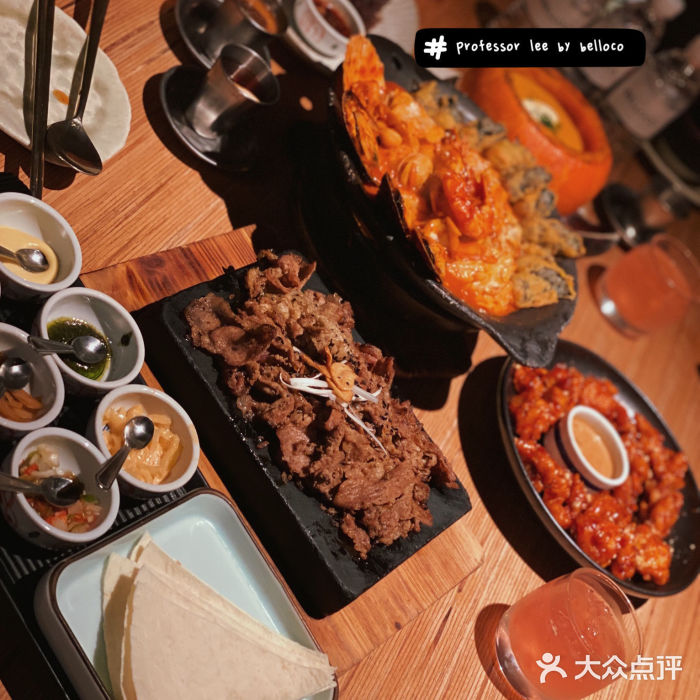
#> input picture python/test/1.jpg, 700 x 700 px
$ python PictureProcessing.py
#> lines starting #> are read from the running program, lines starting #| are printed output that depends on the picture
import cv2
import numpy

src = cv2.imread('1.jpg')
#> src is the input picture: shape (700, 700, 3); mean B, G, R 55.9, 78.9, 125.1
mask = cv2.imread('1.jpg')
save = numpy.zeros(src.shape, numpy.uint8) #创建一张空图像用于保存

for row in range(src.shape[0]):
    for col in range(src.shape[1]):
        for channel in range(src.shape[2]):
            if mask[row, col, channel] == 0:
                val = 0
            else:
                reverse_val = 255 - src[row, col, channel]
                val = 255 - reverse_val * 256 / mask[row, col, channel]
                if val < 0: val = 0

            save[row, col, channel] = val
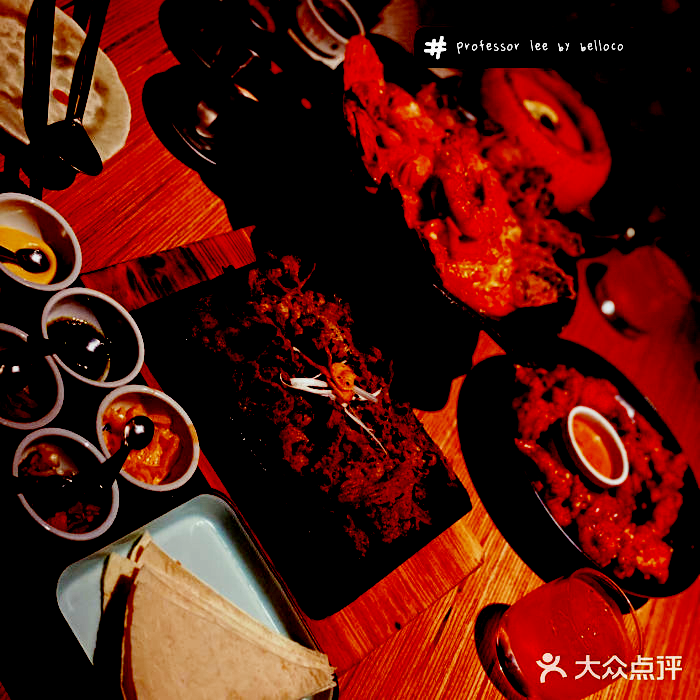
#> save: shape (700, 700, 3); mean B, G, R 13.2, 22.5, 84.8

cv2.imwrite('result.jpg', save)

$ run again, with python/test/2.jpg copied over python/test/1.jpg
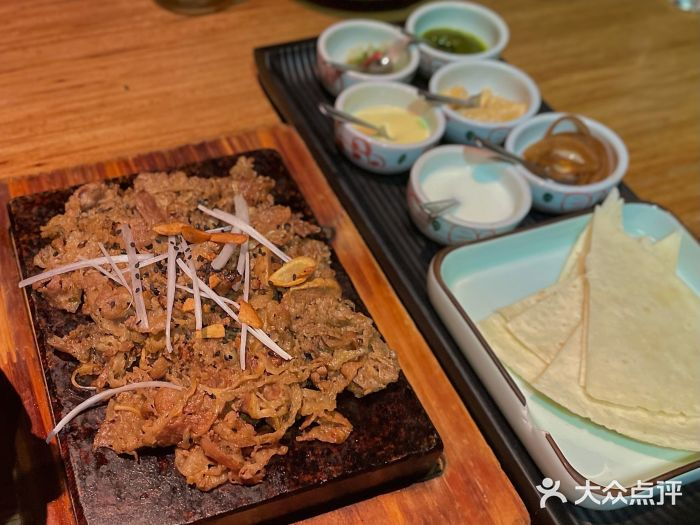
#> input picture python/test/2.jpg, 700 x 525 px
#> src is the input picture: shape (525, 700, 3); mean B, G, R 68.5, 99, 137.9
#> after the loop `for row in range(src.shape[0]):`:
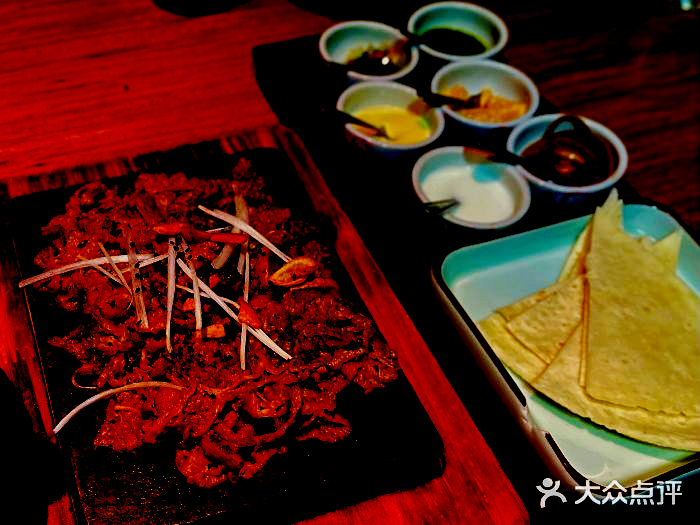
#> save: shape (525, 700, 3); mean B, G, R 17, 32.7, 81.4
